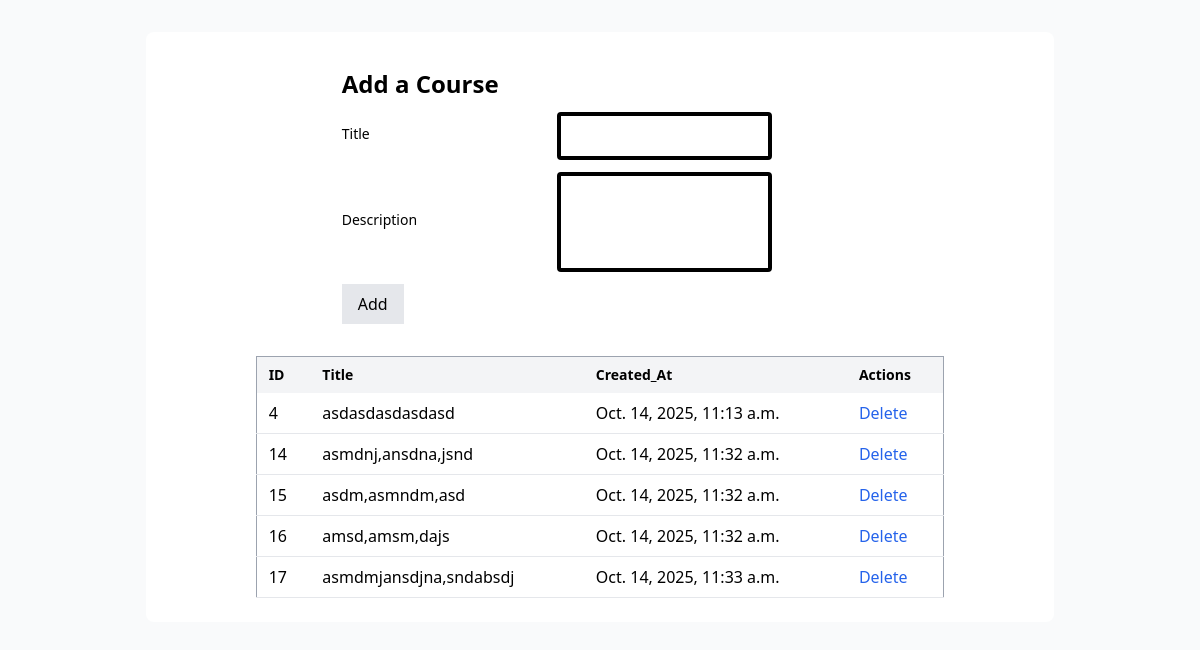
Before: / with the older database file.
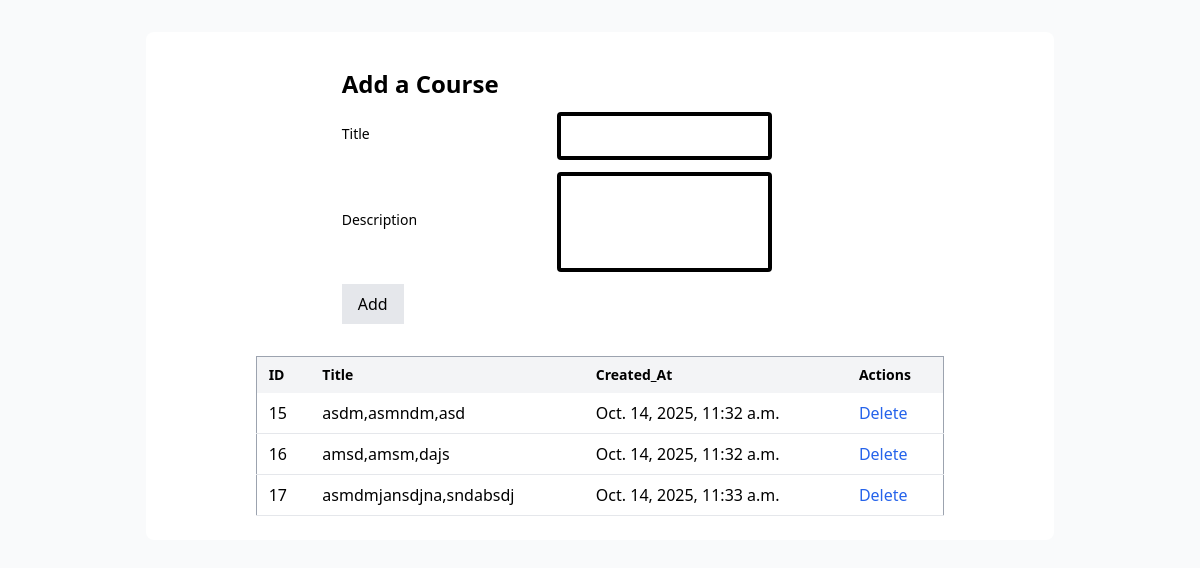
After: the same page with the newer database file.
### app/models.py (models this page shows, shortened)
class Course(models.Model):
    name = models.CharField(max_length=255)
    desc = models.CharField(max_length=255)
    created_at = models.DateTimeField(auto_now_add=True)
    updated_at = models.DateTimeField(auto_now=True)
    objects = Manager()

### app/views.py (the view)
# urls.py: path('', views.index),
def index(request):
    context = {
        "courses": all_courses(),
    }
    return render(request, 'index.html', context)

### app/models.py (called while the page is built)
def all_courses():
    courses = Course.objects.all()
    return courses

### app/templates/index.html (shortened to what this page needs)
<!DOCTYPE html>
<html lang="en">
<head>
    <script src="https://cdn.tailwindcss.com"></script>
</head>
<body class="bg-gray-50 p-8">
    <div class="w-[80%] mx-auto bg-white rounded-lg  p-6">
        <div class="flex flex-col gap-8 justify-between">
            <div class="w-[50%] ml-[20%]">
                <form class="space-y-3  " action="/add_course" method="POST">
                            <h1 class="text-2xl font-bold mb-6">Add a Course </h1>
                    <div class="flex gap-4  items-center  justify-between ">
                        <label class=" text-sm font-medium mb-1">Title</label>
                        <input type="text" name="title" class="w-[50%] px-3 py-2   rounded border-black  border-4">
                    </div>
                    <div class="flex gap-4 align-center items-center justify-between   ">
                        <label class=" text-sm font-medium mb-1">Description</label>
                        <input type="text" name="desc" class=" h-[100px] w-[50%] px-3 py-2 border-black rounded border-4">
                    </div>
                    <button type="submit" class="px-4 py-2 bg-gray-200  font-medium">Add</button>
                </form>
            </div>
            <div class=" w-[80%] ml-[10%]">
                <table class="w-full border-spacing-2  border border-gray-400">
                    <thead>
                        <tr class="bg-gray-100" >
                            <th class="text-left py-2 px-3 text-sm font-semibold">ID</th>
                            <th class="text-left py-2 px-3 text-sm font-semibold">Title</th>
                            <th class="text-left py-2 px-3 text-sm font-semibold">Created_At</th>
                            <th class="text-left py-2 px-3 text-sm font-semibold">Actions</th>
                        </tr>
                    </thead>
                    <tbody>
                        {% for course in courses %}
                        <tr class="border-b">
                            <td class="py-2 px-3 ">{{course.id}} </td>
                            <td class="py-2 px-3">{{course.name}} </td>
                            <td class="py-2 px-3">{{course.created_at}} </td>
                            <td class="py-2 px-3"><a href="destroy/{{course.id}}" class="text-blue-600 ">Delete</a></td>
                        </tr>
                        {% endfor %}
                    </tbody>
                </table>
            </div>
        </div>
    </div>
</body>
</html>

Changed rows visible on the page:
removed Course: id "4", name "asdasdasdasdasd", created_at "Oct. 14, 2025, 11:13 a.m."
removed Course: id "14", name "asmdnj,ansdna,jsnd", created_at "Oct. 14, 2025, 11:32 a.m."
